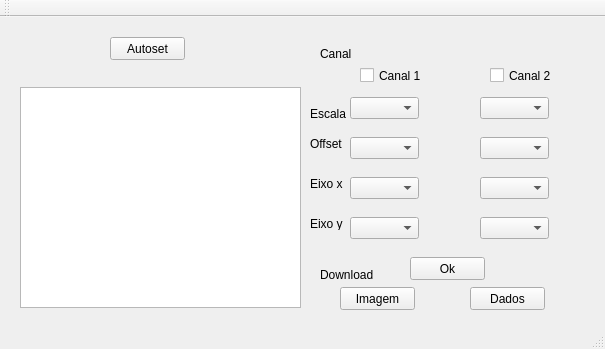
<?xml version="1.0" encoding="UTF-8"?>
<ui version="4.0">
 <class>Osciloscopio</class>
 <widget class="QMainWindow" name="Osciloscopio">
  <property name="geometry">
   <rect>
    <x>0</x>
    <y>0</y>
    <width>605</width>
    <height>349</height>
   </rect>
  </property>
  <property name="windowTitle">
   <string>Osciloscopio</string>
  </property>
  <widget class="QWidget" name="centralWidget">
   <widget class="QGraphicsView" name="graphicsView">
    <property name="geometry">
     <rect>
      <x>20</x>
      <y>70</y>
      <width>281</width>
      <height>221</height>
     </rect>
    </property>
   </widget>
   <widget class="QPushButton" name="autoset">
    <property name="geometry">
     <rect>
      <x>110</x>
      <y>20</y>
      <width>75</width>
      <height>23</height>
     </rect>
    </property>
    <property name="text">
     <string>Autoset</string>
    </property>
   </widget>
   <widget class="QComboBox" name="escala1">
    <property name="geometry">
     <rect>
      <x>350</x>
      <y>80</y>
      <width>69</width>
      <height>22</height>
     </rect>
    </property>
   </widget>
   <widget class="QPushButton" name="pushButton_2">
    <property name="geometry">
     <rect>
      <x>340</x>
      <y>270</y>
      <width>75</width>
      <height>23</height>
     </rect>
    </property>
    <property name="text">
     <string>Imagem</string>
    </property>
   </widget>
   <widget class="QPushButton" name="pushButton_3">
    <property name="geometry">
     <rect>
      <x>470</x>
      <y>270</y>
      <width>75</width>
      <height>23</height>
     </rect>
    </property>
    <property name="text">
     <string>Dados</string>
    </property>
   </widget>
   <widget class="QLabel" name="label">
    <property name="geometry">
     <rect>
      <x>320</x>
      <y>250</y>
      <width>201</width>
      <height>16</height>
     </rect>
    </property>
    <property name="text">
     <string>Download</string>
    </property>
   </widget>
   <widget class="QLabel" name="label_2">
    <property name="geometry">
     <rect>
      <x>310</x>
      <y>160</y>
      <width>47</width>
      <height>13</height>
     </rect>
    </property>
    <property name="text">
     <string>Eixo x</string>
    </property>
   </widget>
   <widget class="QLabel" name="label_3">
    <property name="geometry">
     <rect>
      <x>310</x>
      <y>200</y>
      <width>47</width>
      <height>13</height>
     </rect>
    </property>
    <property name="text">
     <string>Eixo y</string>
    </property>
   </widget>
   <widget class="QLabel" name="label_4">
    <property name="geometry">
     <rect>
      <x>320</x>
      <y>30</y>
      <width>47</width>
      <height>13</height>
     </rect>
    </property>
    <property name="text">
     <string>Canal</string>
    </property>
   </widget>
   <widget class="QLabel" name="label_5">
    <property name="geometry">
     <rect>
      <x>310</x>
      <y>90</y>
      <width>47</width>
      <height>13</height>
     </rect>
    </property>
    <property name="text">
     <string>Escala</string>
    </property>
   </widget>
   <widget class="QCheckBox" name="canal1">
    <property name="geometry">
     <rect>
      <x>360</x>
      <y>50</y>
      <width>70</width>
      <height>17</height>
     </rect>
    </property>
    <property name="text">
     <string>Canal 1</string>
    </property>
   </widget>
   <widget class="QCheckBox" name="canal2">
    <property name="geometry">
     <rect>
      <x>490</x>
      <y>50</y>
      <width>70</width>
      <height>17</height>
     </rect>
    </property>
    <property name="text">
     <string>Canal 2</string>
    </property>
   </widget>
   <widget class="QLabel" name="label_6">
    <property name="geometry">
     <rect>
      <x>310</x>
      <y>120</y>
      <width>47</width>
      <height>13</height>
     </rect>
    </property>
    <property name="text">
     <string>Offset</string>
    </property>
   </widget>
   <widget class="QComboBox" name="escala2">
    <property name="geometry">
     <rect>
      <x>480</x>
      <y>80</y>
      <width>69</width>
      <height>22</height>
     </rect>
    </property>
   </widget>
   <widget class="QComboBox" name="offset2">
    <property name="geometry">
     <rect>
      <x>480</x>
      <y>120</y>
      <width>69</width>
      <height>22</height>
     </rect>
    </property>
   </widget>
   <widget class="QComboBox" name="offset1">
    <property name="geometry">
     <rect>
      <x>350</x>
      <y>120</y>
      <width>69</width>
      <height>22</height>
     </rect>
    </property>
   </widget>
   <widget class="QComboBox" name="y1">
    <property name="geometry">
     <rect>
      <x>350</x>
      <y>200</y>
      <width>69</width>
      <height>22</height>
     </rect>
    </property>
   </widget>
   <widget class="QComboBox" name="y2">
    <property name="geometry">
     <rect>
      <x>480</x>
      <y>200</y>
      <width>69</width>
      <height>22</height>
     </rect>
    </property>
   </widget>
   <widget class="QComboBox" name="x2">
    <property name="geometry">
     <rect>
      <x>480</x>
      <y>160</y>
      <width>69</width>
      <height>22</height>
     </rect>
    </property>
   </widget>
   <widget class="QComboBox" name="x1">
    <property name="geometry">
     <rect>
      <x>350</x>
      <y>160</y>
      <width>69</width>
      <height>22</height>
     </rect>
    </property>
   </widget>
   <widget class="QPushButton" name="ok">
    <property name="geometry">
     <rect>
      <x>410</x>
      <y>240</y>
      <width>75</width>
      <height>23</height>
     </rect>
    </property>
    <property name="text">
     <string>Ok</string>
    </property>
   </widget>
  </widget>
  <widget class="QMenuBar" name="menuBar">
   <property name="geometry">
    <rect>
     <x>0</x>
     <y>0</y>
     <width>605</width>
     <height>21</height>
    </rect>
   </property>
  </widget>
  <widget class="QToolBar" name="mainToolBar">
   <attribute name="toolBarArea">
    <enum>TopToolBarArea</enum>
   </attribute>
   <attribute name="toolBarBreak">
    <bool>false</bool>
   </attribute>
  </widget>
  <widget class="QStatusBar" name="statusBar"/>
 </widget>
 <layoutdefault spacing="6" margin="11"/>
 <resources/>
 <connections/>
</ui>
